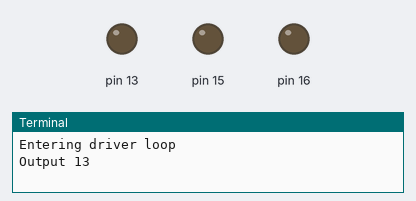
This program was run on a simulated Raspberry Pi (header pin numbers). Parts: output pins drawn as LEDs (lit = HIGH), the last lines printed to the terminal.

Above: at 0.5 s.
At 2.0 s:
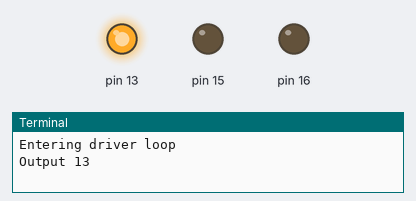
At 4.0 s:
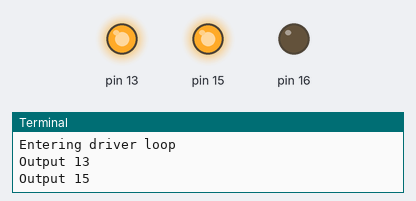
At 5.5 s:
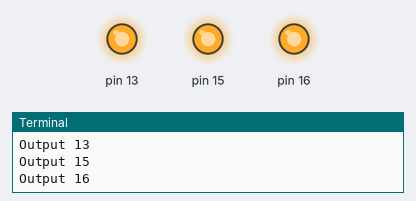
At 6.5 s:
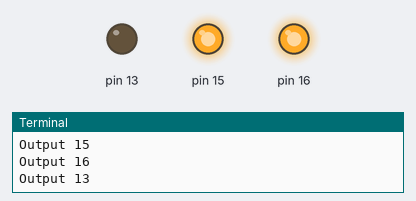
Timing chart, 0 to 7.8 s (numbered marks = the images above):
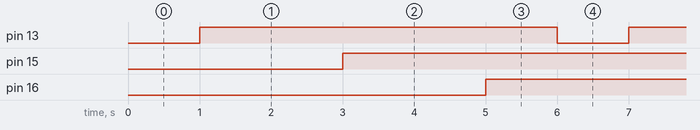

Measured:
- by itself, pin 13, pin 15, pin 16: alternates HIGH for 5.0 s and LOW for 1.0 s

The program:

blink.py
```python
from time import sleep

import RPi.GPIO as GPIO

def main():
    try:
        cleanup()
        setup()
        driver_loop()
    except KeyboardInterrupt:
        print 'Got KeyboardInterrupt'
    finally:
        print 'Cleaning up...'
        cleanup()

def cleanup():
    GPIO.cleanup()

def setup():
    GPIO.setmode(GPIO.BOARD)
    GPIO.setup(13, GPIO.OUT)
    GPIO.setup(15, GPIO.OUT)
    GPIO.setup(16, GPIO.OUT)

def driver_loop():
    print 'Entering driver loop'

    while True:
        print 'Output 13'
        GPIO.output(13, False)
        sleep(1)
        GPIO.output(13, True)
        sleep(1)

        print 'Output 15'
        GPIO.output(15, False)
        sleep(1)
        GPIO.output(15, True)
        sleep(1)

        print 'Output 16'
        GPIO.output(16, False)
        sleep(1)
        GPIO.output(16, True)
        sleep(1)

if __name__ == '__main__':
    main()
```
